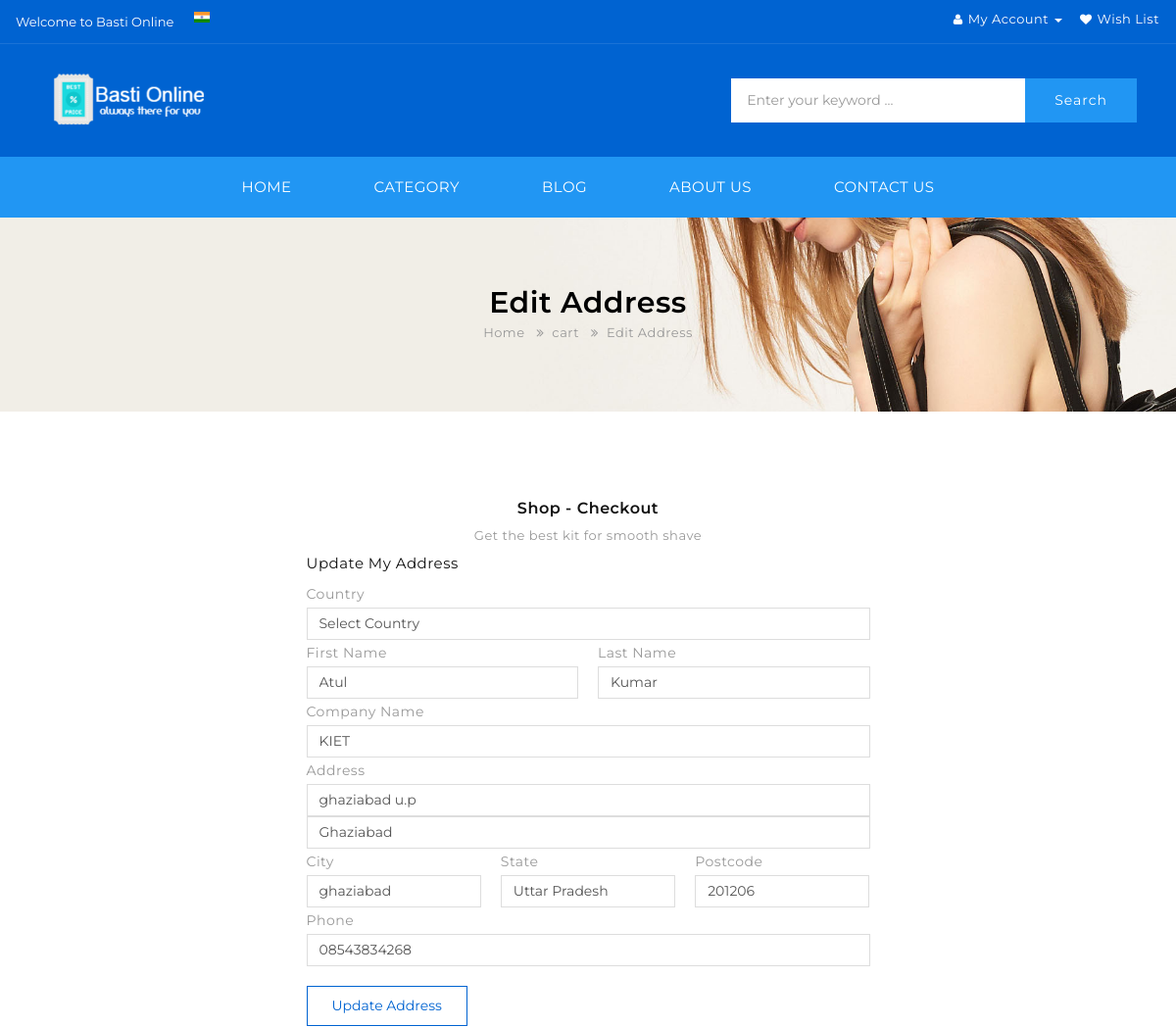
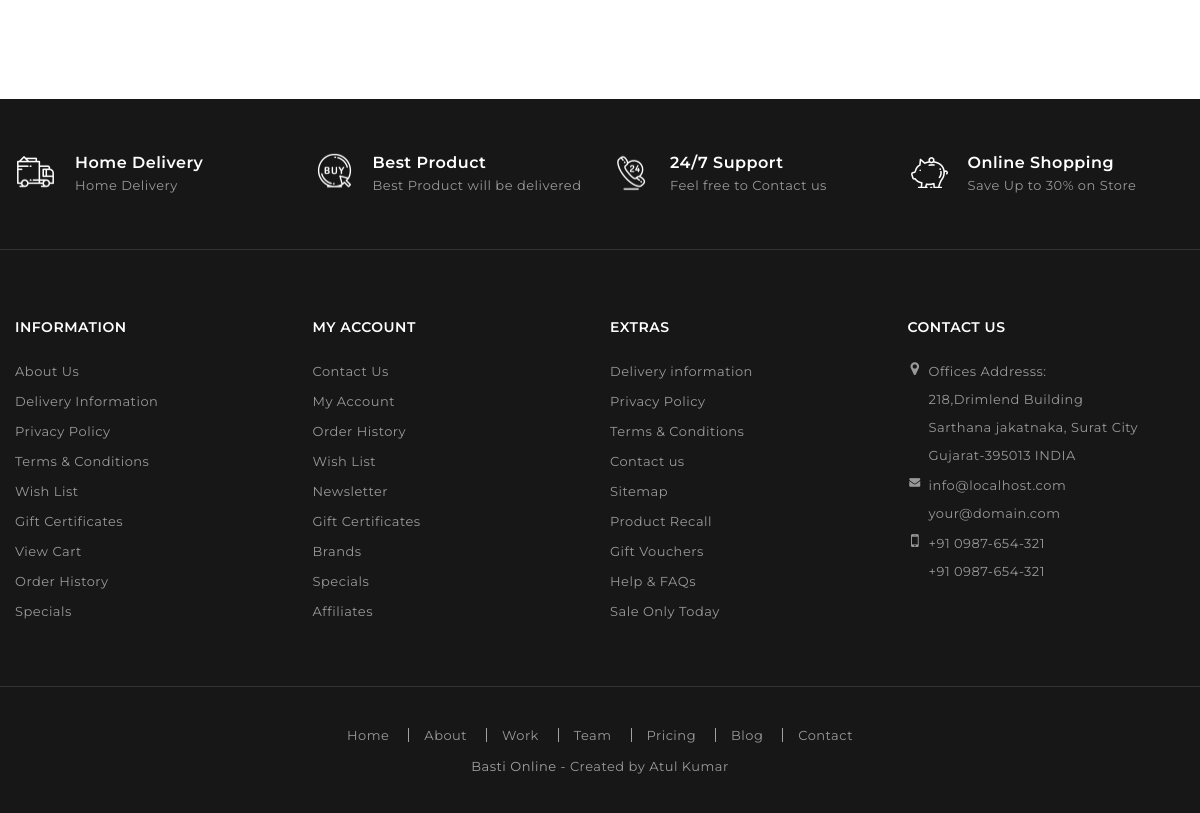
Screenshot of /edit-address.php (signed in) with the database file from the repository (2 pictures, top to bottom).
### tables this page shows
CREATE TABLE `usersmeta` (
  `id` int(11) NOT NULL,
  `uid` int(11) NOT NULL,
  `firstname` varchar(255) NOT NULL,
  `lastname` varchar(255) NOT NULL,
  `company` varchar(255) NOT NULL,
  `address1` varchar(255) NOT NULL,
  `address2` varchar(255) NOT NULL,
  `city` varchar(255) NOT NULL,
  `state` varchar(255) NOT NULL,
  `country` varchar(255) NOT NULL,
  `zip` varchar(255) NOT NULL,
  `mobile` varchar(255) NOT NULL
);

### edit-address.php (the view, shortened to what this page needs)
<?php
	require_once 'admin/config/connect.php';
include 'header.php';
include 'nav.php';
$uid = $_SESSION['customerid'];
$sql = "SELECT * FROM usersmeta WHERE uid=$uid";
$res = mysqli_query($connection, $sql);
$r = mysqli_fetch_assoc($res);
?>
<div class="breadcrumb parallax-container">
  <div class="parallax"><img src="image/prlx.jpg" alt="#"></div>
  <h1>Edit Address</h1>
  <ul>
    <li><a href="index.html">Home</a></li>
    <li><a href="cart.php">cart</a></li>
    <li><a href="#">Edit Address</a></li>
  </ul>
</div>
	<section id="content">
		<div class="content-blog">
					<div class="page_header text-center">
						<h2>Shop - Checkout</h2>
						<p>Get the best kit for smooth shave</p>
					</div>
<form method="post">
<div class="container">
			<div class="row">
				<div class="col-md-6 col-md-offset-3">
					<div class="billing-details">
						<h3 class="uppercase">Update My Address</h3>
							<label class="">Country </label>
							<select name="country" class="form-control">
								<option value="">Select Country</option>
							</select>
							<div class="row">
								<div class="col-md-6">
									<label>First Name </label>
									<input name="fname" class="form-control" placeholder="" value="<?php if(!empty($r['firstname'])){ echo $r['firstname']; } elseif(isset($fname)){ echo $fname; } ?>" type="text">
								</div>
								<div class="col-md-6">
									<label>Last Name </label>
									<input name="lname" class="form-control" placeholder="" value="<?php if(!empty($r['lastname'])){ echo $r['lastname']; }elseif(isset($lname)){ echo $lname; } ?>" type="text">
								</div>
							</div>
							<label>Company Name</label>
							<input name="company" class="form-control" placeholder="" value="<?php if(!empty($r['company'])){ echo $r['company']; }elseif(isset($company)){ echo $company; } ?>" type="text">
							<label>Address </label>
							<input name="address1" class="form-control" placeholder="Street address" value="<?php if(!empty($r['address1'])){ echo $r['address1']; } elseif(isset($address1)){ echo $address1; } ?>" type="text">
							<input name="address2" class="form-control" placeholder="Apartment, suite, unit etc. (optional)" value="<?php if(!empty($r['address2'])){ echo $r['address2']; }elseif(isset($address2)){ echo $address2; } ?>" type="text">
							<div class="row">
								<div class="col-md-4">
									<label>City </label>
									<input name="city" class="form-control" placeholder="City" value="<?php if(!empty($r['city'])){ echo $r['city']; }elseif(isset($city)){ echo $city; } ?>" type="text">
								</div>
								<div class="col-md-4">
									<label>State</label>
									<input name="state" class="form-control" value="<?php if(!empty($r['state'])){ echo $r['state']; }elseif(isset($state)){ echo $state; } ?>" placeholder="State" type="text">
								</div>
								<div class="col-md-4">
									<label>Postcode </label>
									<input name="zipcode" class="form-control" placeholder="Postcode / Zip" value="<?php if(!empty($r['zip'])){ echo $r['zip']; }elseif(isset($zip)){ echo $zip; } ?>" type="text">
								</div>
							</div>
							<label>Phone </label>
							<input name="phone" class="form-control" id="billing_phone" placeholder="" value="<?php if(!empty($r['mobile'])){ echo $r['mobile']; }elseif(isset($phone)){ echo $phone; } ?>" type="text">
						<br>
					<input type="submit" class="btn" value="Update Address">
					</div>
				</div>
			</div>
		</div>
</form>
		</div>
	</section>
<?php include 'footer.php' ?>
</body>
</html>

### css/stylesheet.css (style rules this page uses)
body { font-family: "Montserrat", Helvetica, Arial, sans-serif; font-weight: 400; color: #999; font-size: 13px; line-height: 1.5; position: relative; background: #FFF; letter-spacing: 0.5px; }
h1, h2, h3, h4, h5, h6 { color: #121212; font-family: Montserrat; }
h1 { font-size: 18px; font-weight: 400; text-transform: uppercase; font-family: Montserrat; }
h2 { font-size: 16px; font-weight: 600; font-family: Montserrat; }
h3 { font-size: 15px; font-weight: 400; font-family: Montserrat; }
a { color: #000; text-decoration: none; }
label { font-size: 14px; font-weight: 400; margin: 3px 0; }
select.form-control, textarea.form-control, input[type="text"].form-control, input[type="password"].form-control, input[type="datetime"].form-control, input[type="datetime-local"].form-control, input[type="date"].form-control, input[type="month"].form-control, input[type="time"].form-control, input[type="week"].form-control, input[type="number"].form-control, input[type="email"].form-control, input[type="url"].form-control, input[type="search"].form-control, input[type="tel"].form-control, input[type="color"].form-control { font-size: 14px; -moz-appearance: none; appearance: none; -webkit-appearance: none; border: 1px solid #ddd; font-size: 14px; }
.parallax-container { position: relative; overflow: hidden; height: auto; margin-top: 100px; }
.parallax { position: absolute; top: 0; left: 0; right: 0; bottom: 0; z-index: -1; }
.parallax img { display: none; position: absolute; left: 50%; bottom: 0; min-width: 100%; min-height: 100%; transform: translate3d(0, 0, 0); transform: translateX(-50%); }
.breadcrumb { padding: 70px 0 !important; margin: 0 0 90px !important; text-align: center; }
.breadcrumb h1 { font-size: 30px; font-weight: 600; text-transform: none; color: #000; margin: 0 0 5px; position: relative; }
.breadcrumb a { color: #999; background-color: transparent !important; border: none !important; padding: 0 !important; position: relative !important; }
.breadcrumb >ul> li + li::before { content: ""; font-family: "FontAwesome"; padding: 0 8px; position: relative; color: #999; }
.btn { padding: 9px 25px; font-size: 14px; color: #0063d1; font-weight: 400; border: 1px solid #0063d1; display: inline-block; background: rgba(255, 255, 255, 0); }
input, button, select, textarea { border: 0px none; }
ul { padding: 0; margin: 0; }

### rows the page displays
usersmeta: fname "Atul", lname "Kumar", company "KIET", address1 "ghaziabad u.p", address2 "Ghaziabad", city "ghaziabad", state "Uttar Pradesh", zipcode "201206", phone "08543834268"
